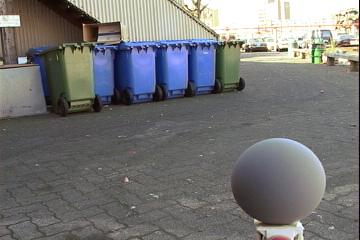
%> input picture example/matching/res2.jpg, 360 x 240 px
$ octave --eval "result = calculate_awb_coefficient('../example/matching/1170.jpg');"   (GNU Octave 9; MATLAB toolbox functions it lacks are replaced by stand-ins)
%> lines starting %> are read from the running program, lines starting %| are printed output that depends on the picture; long printed decimals are rounded
function result = calculate_awb_coefficient(image_path)
%> called with image_path = '../example/matching/1170.jpg'
    % 读取图像
    img = imread('res2.jpg');
%> img is the input picture: size 240x360x3 uint8; mean R, G, B 117.1, 117.2, 117.1

    % 获取图像尺寸
    [height, width, ~] = size(img);
%> height = 240; width = 360

    % 定义右下角区域的大小和位置（不靠边）
    region_size = min(height, width) / 6; % 区域大小为图像较小边长的1/6
%> region_size = 40
    region_x_start = width - region_size - width/6; % 右边缘留出1/6的距离
%> region_x_start = 260
    region_y_start = height - region_size - height/6; % 下边缘留出1/6的距离
%> region_y_start = 160

    % 确保区域坐标为整数
    region_size = round(region_size);
    region_x_start = round(region_x_start);
    region_y_start = round(region_y_start);

    % 截取右下角区域
    region = img(region_y_start:region_y_start+region_size, ...
                region_x_start:region_x_start+region_size, :);
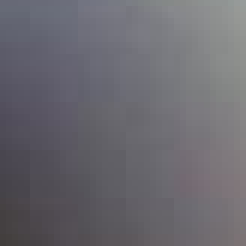
%> region: size 41x41x3 uint8 (shown 6 times larger); mean R, G, B 106, 104.4, 111.3

    % 分离RGB通道
    R = double(region(:,:,1));
    G = double(region(:,:,2));
    B = double(region(:,:,3));

    % 计算红色通道和蓝色通道的平均值
    C_ar = mean(R(:));
%> C_ar = 106
    C_ab = mean(B(:));
%> C_ab = 111.3

    % 使用公式计算C_awb
    C_awb = sqrt(C_ar^2 + C_ab^2);
%> C_awb = 153.7

    % 显示结果
    figure;

    % 显示原始图像并标记区域
    subplot(2,2,1);
    imshow(img);
    title('原始图像');
    hold on;
    rectangle('Position', [region_x_start, region_y_start, region_size, region_size], ...
              'EdgeColor', 'r', 'LineWidth', 2);
    hold off;

    % 显示截取的区域
    subplot(2,2,2);
    imshow(region);
    title('截取的右下角区域');

 % 显示计算结果的部分
subplot(2,2,[3,4]);
text(0.1, 0.7, ['红色通道均值 C_ar = ', num2str(C_ar)], 'FontSize', 12);
text(0.1, 0.5, ['蓝色通道均值 C_ab = ', num2str(C_ab)], 'FontSize', 12);
text(0.1, 0.3, ['计算结果 C_awb = sqrt(C_ar^2 + C_ab^2) = ', num2str(C_awb)], 'FontSize', 12);
axis off;

    % 返回计算结果
    result = C_awb;
%> result = 153.7

    % 打印结果到控制台
    fprintf('红色通道均值 C_ar = %f\n', C_ar);
%| 红色通道均值 C_ar = 106.040
    fprintf('蓝色通道均值 C_ab = %f\n', C_ab);
%| 蓝色通道均值 C_ab = 111.278
    fprintf('计算结果 C_awb = %f\n', C_awb);
%| 计算结果 C_awb = 153.712
%> `result = calculate_awb_coefficient('../example/matching/1170.jpg');`:
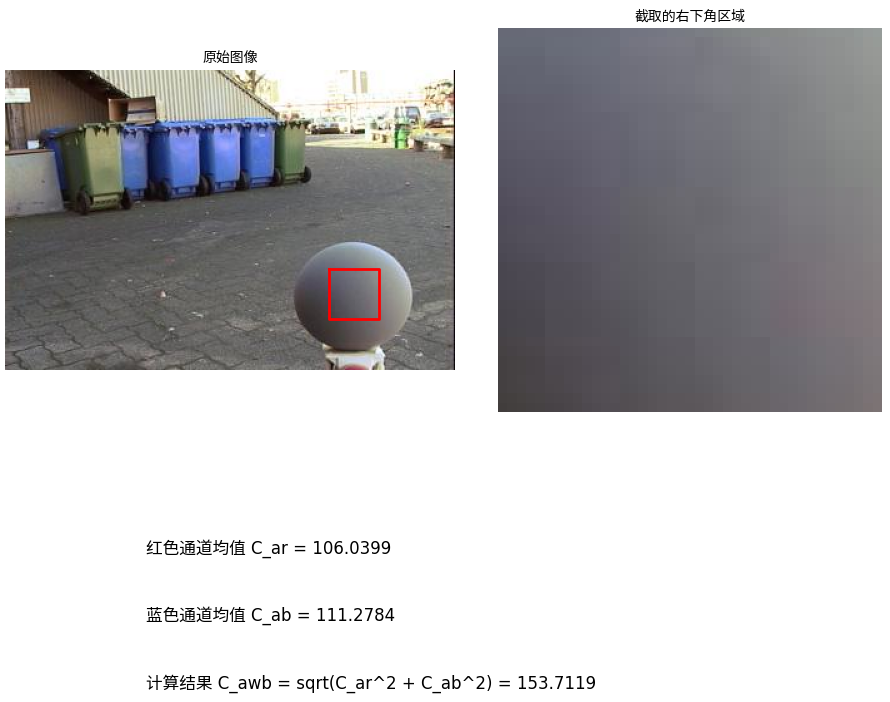
%> figure redrawn from the program's plot data, 3 panels
end
